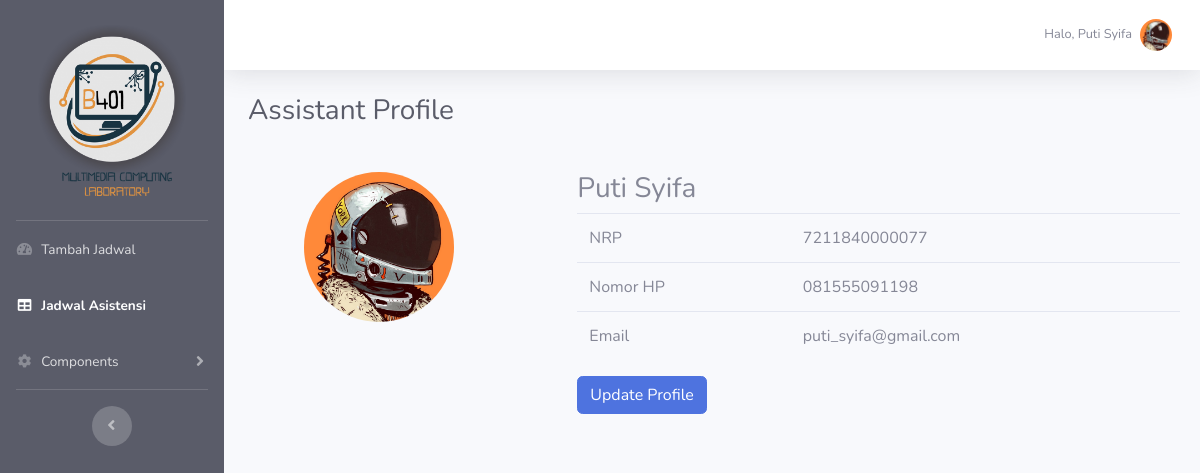
The app's page /asisten/profile.php (signed in) with its own data.
### tables this page shows
CREATE TABLE `asisten` (
  `asistenNRP` bigint(15) NOT NULL,
  `password` varchar(20) NOT NULL,
  `asistenNama` varchar(50) NOT NULL,
  `asistenHP` varchar(15) NOT NULL,
  `asistenEmail` varchar(20) NOT NULL,
  `asistenPic` varchar(200) NOT NULL
);

### asisten/profile.php (the view, shortened to what this page needs)
<?php
    include_once '../assets/conn/dbconnect.php';
    $usersession = $_SESSION['assistantSession'];
    $res = mysqli_query($con,"SELECT * FROM asisten WHERE asistenNRP=".$usersession);
    $userRow  = mysqli_fetch_array($res, MYSQLI_ASSOC);
                    ?>
<!DOCTYPE html>
<html lang="en">
<head>
    <link href="vendor/fontawesome-free/css/all.min.css" rel="stylesheet" type="text/css">
    <link href="css/sb-admin-2.min.css" rel="stylesheet">
    <link href="vendor/datatables/dataTables.bootstrap4.min.css" rel="stylesheet">
</head>
<body id="page-top">
    <div id="wrapper">
        <ul class="navbar-nav bg-dark sidebar sidebar-dark accordion" id="accordionSidebar">
            <a class="mx-auto mb-4 mt-4" href="index.php">
                <div class="sidebar-header mx-auto">
                    <img src="img/logo.png" class="img-fluid" style="width: 150px; display:block">
                </div>
            </a>
            <hr class="sidebar-divider my-0">
            <li class="nav-item">
                <a class="nav-link" href="index.php">
                    <i class="fas fa-fw fa-tachometer-alt"></i>
                    <span>Tambah Jadwal</span></a>
            </li>
            <li class="nav-item  active">
                <a class="nav-link" href="tables.php">
                    <i class="fas fa-fw fa-table"></i>
                    <span>Jadwal Asistensi</span></a>
            </li>
            <li class="nav-item">
                <a class="nav-link collapsed" href="#" data-toggle="collapse" data-target="#collapseTwo"
                    aria-expanded="true" aria-controls="collapseTwo">
                    <i class="fas fa-fw fa-cog"></i>
                    <span>Components</span>
                </a>
            </li>
            <hr class="sidebar-divider d-none d-md-block">
            <div class="text-center d-none d-md-inline">
                <button class="rounded-circle border-0" id="sidebarToggle"></button>
            </div>
        </ul>
        <div id="content-wrapper" class="d-flex flex-column">
            <div id="content">
                <nav class="navbar navbar-expand navbar-light bg-white topbar mb-4 static-top shadow">
                    <ul class="navbar-nav ml-auto">
                        <li class="nav-item dropdown no-arrow">
                            <a class="nav-link dropdown-toggle" href="#" id="userDropdown" role="button"
                                data-toggle="dropdown" aria-haspopup="true" aria-expanded="false">
                                <span class="mr-2 d-none d-lg-inline text-gray-600 small">Halo, <?php echo $userRow['asistenNama'];?></span>
                                <img class="img-profile rounded-circle"
                                 src="img/<?php echo $userRow['asistenPic'];?>" style="object-fit: cover;">
                            </a>
                        </li>
                    </ul>
                </nav>
                <div class="container-fluid">
                    <div class="d-sm-flex align-items-center justify-content-between mb-4">
                        <h1 class="h3 mb-0 text-gray-800">Assistant Profile</h1>
                    </div>
                </div>
                <div class="row">
                    <div class="col-xl-4 col-lg-5">
                        <div>
                            <div class="card-body">
                                <div class="text-center small">
                                    <div class="user-wrapper ">
                                        <img class = "mb-4 mx-auto" src="img/<?php echo $userRow['asistenPic'];?>" style="width:150px; height:150px; object-fit: cover; border-radius: 50%">
                                    </div>
                                </div>
                            </div>
                        </div>
                    </div>
                    <div class="col-xl-8 col-lg-7">
                        <div class="mb-4">
                            <div class="card-body">
                                <div class="chart-area">
                                    <div class="description">
                                            <h3> <?php echo $userRow['asistenNama']; ?></h3>
                                            <div class="panel panel-default">
                                                <div class="panel-body">
                                                    <table class="table table-user-information">
                                                        <tbody>
                                                            <tr>
                                                                <td>NRP</td>
                                                                <td><?php echo $userRow['asistenNRP']; ?></td>
                                                            </tr>
                                                            <tr>
                                                                <td>Nomor HP</td>
                                                                <td><?php echo $userRow['asistenHP']; ?>
                                                                </td>
                                                            </tr>
                                                            <tr>
                                                                <td>Email</td>
                                                                <td><?php echo $userRow['asistenEmail']; ?>
                                                                </td>
                                                            </tr>
                                                        </tbody>
                                                    </table>
                                                </div>
                                            </div>
                                            <div class="description mx-auto">
                                                <button type="button" class="btn btn-primary" data-toggle="modal" data-target="#update">Update Profile</button>
                                            </div>
                                        </div>
                                    </div>
                            </div>
                        </div>
                    </div>
                </div>
                </div>
        </div>
    </div>
</body>
</html>

### records on screen
asisten: asistenNama "Puti Syifa", asistenPic (picture), asistenNRP "7211840000077", asistenHP "081555091198", asistenEmail "puti_syifa@gmail.com"
